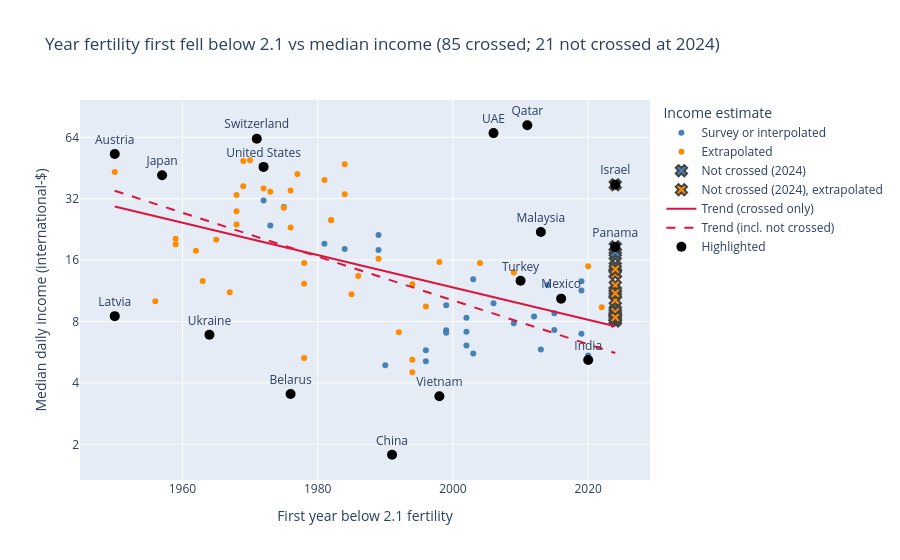

Write notebook code for a chart like this one.
### Markdown cell above
Interactive Plotly version with country names on hover:

### Code cell
import plotly.express as px

income_method_labels = {
    "exact": "survey in crossing year",
    "interpolated": "log-income interpolated between surveys",
    "extrapolated": "log-income extrapolated outside survey range",
}
crossing_plot = crossing.assign(
    income_note=crossing["income_method"].map(income_method_labels),
    income_method_plot=np.where(
        crossing["income_method"] == "extrapolated",
        "Extrapolated",
        "Survey or interpolated",
    ),
)
survivors_plot = survivors.assign(
    income_note=survivors["income_method"].map(income_method_labels),
    income_method_plot=np.where(
        survivors["income_method"] == "extrapolated",
        "Extrapolated",
        "Survey or interpolated",
    ),
)

fig = px.scatter(
    crossing_plot,
    x="crossing_year",
    y="median_income",
    color="income_method_plot",
    color_discrete_map={
        "Survey or interpolated": "steelblue",
        "Extrapolated": "darkorange",
    },
    hover_name="Entity",
    hover_data={
        "Code": True,
        "crossing_year": True,
        "fertility_rate": ":.3f",
        "median_income": ":.2f",
        "income_method": True,
        "income_note": True,
        "point_type": True,
    },
    log_y=True,
    title=(
        f"Year fertility first fell below {FERTILITY_CROSSING} vs median income "
        f"({len(crossing)} crossed; {len(survivors)} not crossed at {NOT_CROSSED_YEAR})"
    ),
    labels={
        "crossing_year": "First year below 2.1 fertility",
        "median_income": "Median daily income (international-$)",
        "income_method_plot": "Income estimate",
    },
)

for subset, color, name in [
    (
        survivors_plot.loc[survivors_plot["income_method"] != "extrapolated"],
        "steelblue",
        f"Not crossed ({NOT_CROSSED_YEAR})",
    ),
    (
        survivors_plot.loc[survivors_plot["income_method"] == "extrapolated"],
        "darkorange",
        f"Not crossed ({NOT_CROSSED_YEAR}), extrapolated",
    ),
]:
    if subset.empty:
        continue
    fig.add_scatter(
        x=subset["crossing_year"],
        y=subset["median_income"],
        mode="markers",
        name=name,
        marker={"symbol": "x", "color": color, "size": 10, "line": {"width": 2}},
        text=subset["Entity"],
        hovertemplate=(
            "<b>%{text}</b><br>"
            "fertility=%{customdata[0]:.3f}<br>"
            "income=%{y:.2f}<br>"
            "method=%{customdata[1]}<extra></extra>"
        ),
        customdata=subset[["fertility_rate", "income_method"]].to_numpy(),
    )

x_trend = np.linspace(combined["crossing_year"].min(), combined["crossing_year"].max(), 100)
y_trend = np.exp(slope * x_trend + intercept)
y_trend_all = np.exp(slope_all * x_trend + intercept_all)
fig.add_scatter(
    x=x_trend,
    y=y_trend,
    mode="lines",
    name="Trend (crossed only)",
    line={"color": "crimson", "width": 2},
    hoverinfo="skip",
)
fig.add_scatter(
    x=x_trend,
    y=y_trend_all,
    mode="lines",
    name="Trend (incl. not crossed)",
    line={"color": "crimson", "width": 2, "dash": "dash"},
    hoverinfo="skip",
)

highlight = pd.concat(
    [
        crossing_plot.loc[crossing_plot["Entity"].isin(label_countries)],
        survivors_plot.loc[survivors_plot["Entity"].isin(label_countries)],
    ],
    ignore_index=True,
)
fig.add_scatter(
    x=highlight["crossing_year"],
    y=highlight["median_income"],
    mode="markers+text",
    text=highlight["Entity"].map(lambda c: label_names.get(c, c)),
    textposition="top center",
    marker={"color": "black", "size": 10},
    name="Highlighted",
    hovertemplate="<b>%{text}</b><extra></extra>",
)

y_ticks = log_income_ticks(
    combined["median_income"].min(),
    combined["median_income"].max(),
)
fig.update_yaxes(tickmode="array", tickvals=y_ticks, ticktext=[str(t) for t in y_ticks])
fig.update_layout(hovermode="closest")
fig.show()

### Figure 1 — Plotly figure (JSON) as saved in the notebook; plotly's stock layout.template omitted (floating-point values rounded to 4 significant figures; data arrays with more than 128 entries replaced by an {"elided": "..."} marker saying what was removed)
{"data": [{"customdata": {"elided": "36x5 mixed values"}, "hovertemplate": "<b>%{hovertext}</b><br><br>Income estimate=Survey or interpolated<br>First year below 2.1 fertility=%{x}<br>Median daily income (international-$)=%{y:.2f}<br>Code=%{customdata[0]}<br>fertility_rate=%{customdata[1]:.3f}<br>income_method=%{customdata[2]}<br>income_note=%{customdata[3]}<br>point_type=%{customdata[4]}<extra></extra>", "hovertext": ["Albania", "Azerbaijan", "Bhutan", "Brazil", "Canada", "Cape Verde", "Chile", "China", "Colombia", "Costa Rica", "Ecuador", "El Salvador", "France", "India", "Iran", "Ireland", "Jamaica", "Kazakhstan", "Malaysia", "Maldives", "Mexico", "Mongolia", "Nepal", "Peru", "Philippines", "Poland", "Saint Lucia", "Spain", "Sri Lanka", "Taiwan", "Thailand", "Tunisia", "Turkey", "United Kingdom", "United States", "Vietnam"], "legendgroup": "Survey or interpolated", "marker": {"color": "steelblue", "symbol": "circle"}, "mode": "markers", "name": "Survey or interpolated", "orientation": "v", "showlegend": true, "type": "scatter", "x": [2002, 1996, 2012, 2002, 1972, 2013, 1999, 1991, 2009, 2003, 2019, 2015, 1975, 2020, 1999, 1989, 2006, 1996, 2013, 2014, 2016, 2003, 2019, 2019, 2020, 1989, 2002, 1981, 2015, 1984, 1990, 1999, 2010, 1973, 1972, 1998], "xaxis": "x", "y": [7.117, 5.111, 8.464, 8.342, 31.4, 5.828, 9.621, 1.777, 7.843, 12.9, 12.62, 8.779, 29.18, 5.184, 7.244, 17.95, 9.844, 5.79, 21.98, 12.07, 10.36, 5.581, 6.961, 11.37, 5.448, 21.25, 6.105, 19.25, 7.275, 18.13, 4.887, 7.039, 12.66, 23.67, 45.85, 3.438], "yaxis": "y"}, {"customdata": {"elided": "49x5 mixed values"}, "hovertemplate": "<b>%{hovertext}</b><br><br>Income estimate=Extrapolated<br>First year below 2.1 fertility=%{x}<br>Median daily income (international-$)=%{y:.2f}<br>Code=%{customdata[0]}<br>fertility_rate=%{customdata[1]:.3f}<br>income_method=%{customdata[2]}<br>income_note=%{customdata[3]}<br>point_type=%{customdata[4]}<extra></extra>", "hovertext": ["Armenia", "Australia", "Austria", "Barbados", "Belarus", "Belgium", "Belize", "Bosnia and Herzegovina", "Bulgaria", "Croatia", "Cyprus", "Czechia", "Denmark", "Estonia", "Finland", "Georgia", "Germany", "Greece", "Grenada", "Hungary", "Iceland", "Italy", "Japan", "Latvia", "Lithuania", "Luxembourg", "Malta", "Mauritius", "Moldova", "Montenegro", "Netherlands", "North Macedonia", "Norway", "Portugal", "Qatar", "Romania", "Russia", "Serbia", "Seychelles", "Slovakia", "Slovenia", "South Korea", "Sweden", "Switzerland", "Trinidad and Tobago", "Ukraine", "United Arab Emirates", "Uruguay", "Venezuela"], "legendgroup": "Extrapolated", "marker": {"color": "darkorange", "symbol": "circle"}, "mode": "markers", "name": "Extrapolated", "orientation": "v", "showlegend": true, "type": "scatter", "x": [1994, 1976, 1950, 1978, 1976, 1972, 2020, 1978, 1965, 1968, 1977, 1959, 1969, 1956, 1969, 1992, 1970, 1982, 2009, 1959, 1984, 1976, 1957, 1950, 1978, 1950, 1968, 1985, 1994, 1986, 1973, 1996, 1975, 1982, 2011, 1962, 1967, 1963, 1998, 1989, 1981, 1984, 1968, 1971, 1994, 1964, 2006, 2004, 2022], "xaxis": "x", "y": [4.513, 35.08, 53.02, 15.49, 3.531, 35.93, 14.94, 12.27, 20.14, 23.94, 42.29, 19.16, 48.94, 10.07, 36.88, 7.09, 49.4, 25.13, 13.92, 20.37, 47.21, 23.13, 41.74, 8.5, 5.297, 43.31, 33.38, 10.88, 5.189, 13.38, 34.64, 9.47, 28.89, 25.17, 73.36, 17.79, 11.13, 12.63, 15.68, 16.24, 39.52, 33.64, 27.81, 63.03, 12.17, 6.888, 67.13, 15.47, 9.386], "yaxis": "y"}, {"customdata": [[2.547, "exact"], [2.243, "exact"], [2.5, "exact"], [2.119, "exact"], [2.422, "exact"], [3.5, "exact"]], "hovertemplate": "<b>%{text}</b><br>fertility=%{customdata[0]:.3f}<br>income=%{y:.2f}<br>method=%{customdata[1]}<extra></extra>", "marker": {"color": "steelblue", "line": {"width": 2}, "size": 10, "symbol": "x"}, "mode": "markers", "name": "Not crossed (2024)", "text": ["Bolivia", "Dominican Republic", "Honduras", "Panama", "Paraguay", "Uzbekistan"], "type": "scatter", "x": [2024, 2024, 2024, 2024, 2024, 2024], "y": [16.82, 17.48, 8.352, 18.58, 14.92, 13.78]}, {"customdata": [[2.766, "extrapolated"], [3.647, "extrapolated"], [2.311, "extrapolated"], [3.249, "extrapolated"], [2.83, "extrapolated"], [2.639, "extrapolated"], [3.147, "extrapolated"], [2.239, "extrapolated"], [2.919, "extrapolated"], [2.23, "extrapolated"], [2.218, "extrapolated"], [3.311, "extrapolated"], [3.829, "extrapolated"], [2.249, "extrapolated"], [3.129, "extrapolated"]], "hovertemplate": "<b>%{text}</b><br>fertility=%{customdata[0]:.3f}<br>income=%{y:.2f}<br>method=%{customdata[1]}<extra></extra>", "marker": {"color": "darkorange", "line": {"width": 2}, "size": 10, "symbol": "x"}, "mode": "markers", "name": "Not crossed (2024), extrapolated", "text": ["Algeria", "Gabon", "Guatemala", "Iraq", "Israel", "Jordan", "Kiribati", "Lebanon", "Marshall Islands", "Morocco", "Nicaragua", "Palestine", "Samoa", "Suriname", "Tonga"], "type": "scatter", "x": [2024, 2024, 2024, 2024, 2024, 2024, 2024, 2024, 2024, 2024, 2024, 2024, 2024, 2024, 2024], "y": [9.114, 11.31, 8.73, 10.89, 37.48, 13.71, 8.051, 8.187, 10.16, 8.435, 8.901, 12.05, 8.376, 14.44, 11.0]}, {"hoverinfo": "skip", "line": {"color": "crimson", "width": 2}, "mode": "lines", "name": "Trend (crossed only)", "type": "scatter", "x": [1950, 1951.0, 1951.0, 1952.0, 1953.0, 1954.0, 1954.0, 1955.0, 1956.0, 1957.0, 1957.0, 1958.0, 1959.0, 1960.0, 1960.0, 1961.0, 1962.0, 1963.0, 1963.0, 1964.0, 1965.0, 1966.0, 1966.0, 1967.0, 1968.0, 1969.0, 1969.0, 1970.0, 1971.0, 1972.0, 1972.0, 1973.0, 1974.0, 1975.0, 1975.0, 1976.0, 1977.0, 1978.0, 1978.0, 1979.0, 1980.0, 1981.0, 1981.0, 1982.0, 1983.0, 1984.0, 1984.0, 1985.0, 1986.0, 1987.0, 1987.0, 1988.0, 1989.0, 1990.0, 1990.0, 1991.0, 1992.0, 1993.0, 1993.0, 1994.0, 1995.0, 1996.0, 1996.0, 1997.0, 1998.0, 1999.0, 1999.0, 2000.0, 2001.0, 2002.0, 2002.0, 2003.0, 2004.0, 2005.0, 2005.0, 2006.0, 2007.0, 2008.0, 2008.0, 2009.0, 2010.0, 2011.0, 2011.0, 2012.0, 2013.0, 2014.0, 2014.0, 2015.0, 2016.0, 2017.0, 2017.0, 2018.0, 2019.0, 2020.0, 2020.0, 2021.0, 2022.0, 2023.0, 2023.0, 2024], "y": [29.32, 28.92, 28.53, 28.14, 27.76, 27.38, 27.01, 26.64, 26.28, 25.92, 25.57, 25.23, 24.88, 24.55, 24.21, 23.88, 23.56, 23.24, 22.92, 22.61, 22.31, 22.0, 21.7, 21.41, 21.12, 20.83, 20.55, 20.27, 20.0, 19.72, 19.46, 19.19, 18.93, 18.67, 18.42, 18.17, 17.92, 17.68, 17.44, 17.2, 16.97, 16.74, 16.51, 16.29, 16.07, 15.85, 15.63, 15.42, 15.21, 15.01, 14.8, 14.6, 14.4, 14.21, 14.01, 13.82, 13.64, 13.45, 13.27, 13.09, 12.91, 12.74, 12.56, 12.39, 12.22, 12.06, 11.89, 11.73, 11.57, 11.42, 11.26, 11.11, 10.96, 10.81, 10.66, 10.52, 10.38, 10.23, 10.1, 9.958, 9.823, 9.69, 9.558, 9.428, 9.3, 9.174, 9.05, 8.927, 8.806, 8.686, 8.568, 8.452, 8.337, 8.224, 8.112, 8.002, 7.894, 7.786, 7.681, 7.576]}, {"hoverinfo": "skip", "line": {"color": "crimson", "dash": "dash", "width": 2}, "mode": "lines", "name": "Trend (incl. not crossed)", "type": "scatter", "x": [1950, 1951.0, 1951.0, 1952.0, 1953.0, 1954.0, 1954.0, 1955.0, 1956.0, 1957.0, 1957.0, 1958.0, 1959.0, 1960.0, 1960.0, 1961.0, 1962.0, 1963.0, 1963.0, 1964.0, 1965.0, 1966.0, 1966.0, 1967.0, 1968.0, 1969.0, 1969.0, 1970.0, 1971.0, 1972.0, 1972.0, 1973.0, 1974.0, 1975.0, 1975.0, 1976.0, 1977.0, 1978.0, 1978.0, 1979.0, 1980.0, 1981.0, 1981.0, 1982.0, 1983.0, 1984.0, 1984.0, 1985.0, 1986.0, 1987.0, 1987.0, 1988.0, 1989.0, 1990.0, 1990.0, 1991.0, 1992.0, 1993.0, 1993.0, 1994.0, 1995.0, 1996.0, 1996.0, 1997.0, 1998.0, 1999.0, 1999.0, 2000.0, 2001.0, 2002.0, 2002.0, 2003.0, 2004.0, 2005.0, 2005.0, 2006.0, 2007.0, 2008.0, 2008.0, 2009.0, 2010.0, 2011.0, 2011.0, 2012.0, 2013.0, 2014.0, 2014.0, 2015.0, 2016.0, 2017.0, 2017.0, 2018.0, 2019.0, 2020.0, 2020.0, 2021.0, 2022.0, 2023.0, 2023.0, 2024], "y": [35.02, 34.38, 33.75, 33.13, 32.52, 31.92, 31.34, 30.76, 30.2, 29.65, 29.1, 28.57, 28.04, 27.53, 27.03, 26.53, 26.04, 25.57, 25.1, 24.64, 24.18, 23.74, 23.31, 22.88, 22.46, 22.05, 21.64, 21.25, 20.86, 20.47, 20.1, 19.73, 19.37, 19.01, 18.66, 18.32, 17.99, 17.66, 17.33, 17.01, 16.7, 16.4, 16.1, 15.8, 15.51, 15.23, 14.95, 14.67, 14.4, 14.14, 13.88, 13.63, 13.38, 13.13, 12.89, 12.65, 12.42, 12.19, 11.97, 11.75, 11.54, 11.32, 11.12, 10.91, 10.71, 10.52, 10.32, 10.13, 9.948, 9.765, 9.586, 9.411, 9.238, 9.069, 8.902, 8.739, 8.579, 8.421, 8.267, 8.115, 7.967, 7.821, 7.677, 7.536, 7.398, 7.262, 7.129, 6.999, 6.87, 6.744, 6.621, 6.499, 6.38, 6.263, 6.148, 6.035, 5.925, 5.816, 5.709, 5.605]}, {"hovertemplate": "<b>%{text}</b><extra></extra>", "marker": {"color": "black", "size": 10}, "mode": "markers+text", "name": "Highlighted", "text": ["Austria", "Belarus", "China", "India", "Japan", "Latvia", "Malaysia", "Mexico", "Qatar", "Switzerland", "Turkey", "Ukraine", "UAE", "United States", "Vietnam", "Israel", "Panama"], "textposition": "top center", "type": "scatter", "x": [1950, 1976, 1991, 2020, 1957, 1950, 2013, 2016, 2011, 1971, 2010, 1964, 2006, 1972, 1998, 2024, 2024], "y": [53.02, 3.531, 1.777, 5.184, 41.74, 8.5, 21.98, 10.36, 73.36, 63.03, 12.66, 6.888, 67.13, 45.85, 3.438, 37.48, 18.58]}], "layout": {"hovermode": "closest", "legend": {"title": {"text": "Income estimate"}, "tracegroupgap": 0}, "title": {"text": "Year fertility first fell below 2.1 vs median income (85 crossed; 21 not crossed at 2024)"}, "xaxis": {"anchor": "y", "domain": [0, 1], "title": {"text": "First year below 2.1 fertility"}}, "yaxis": {"anchor": "x", "domain": [0, 1], "tickmode": "array", "ticktext": ["2", "4", "8", "16", "32", "64"], "tickvals": [2, 4, 8, 16, 32, 64], "title": {"text": "Median daily income (international-$)"}, "type": "log"}}}
